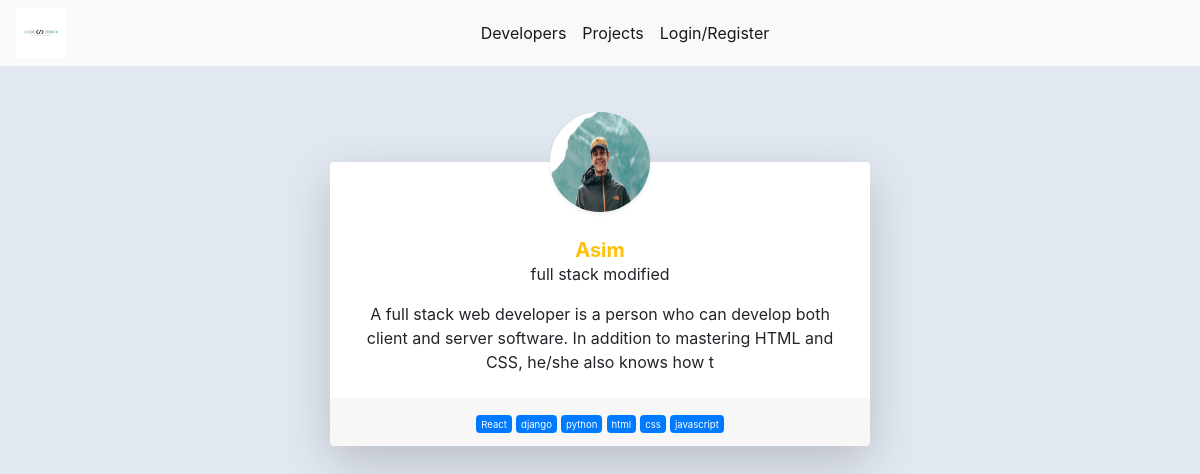
The app's page /, older data.
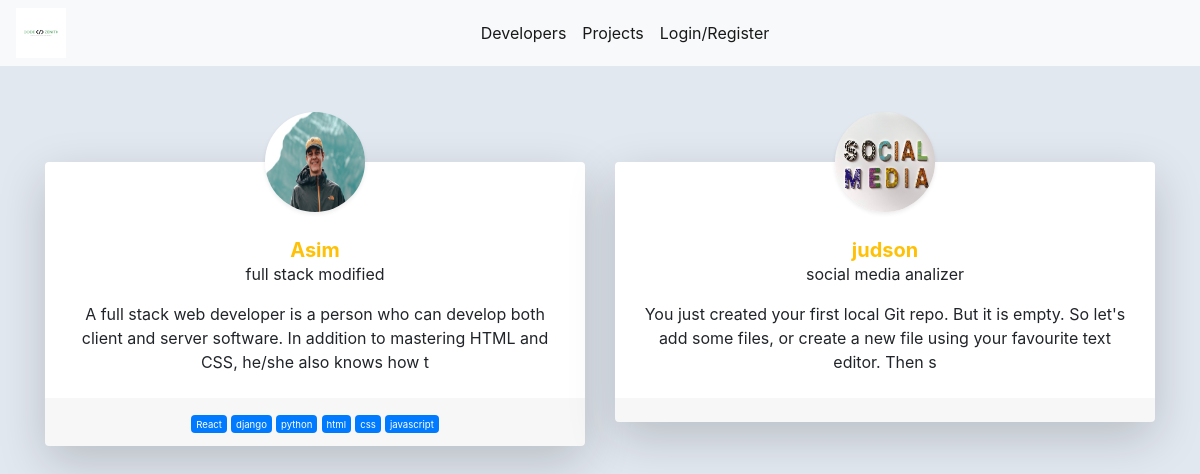
The same page, newer data.
### users/models.py (models this page shows, shortened)
class Profile(models.Model):
    user = models.OneToOneField(User, on_delete=models.CASCADE, null=True, blank=True)
    name = models.CharField(max_length=200, blank=True, null=True)
    email = models.EmailField(max_length=500, blank=True, null=True)
    username = models.CharField(max_length=200, blank=True, null=True)
    location = models.CharField(max_length=200, blank=True, null=True)
    short_intro = models.CharField(max_length=200, blank=True, null=True)
    bio = models.TextField(blank=True, null=True)
    profile_image = models.ImageField(null=True, blank=True, upload_to='profiles/', default="profiles/user-default.png")
    social_github = models.CharField(max_length=200, blank=True, null=True)
    social_twitter = models.CharField(max_length=200, blank=True, null=True)
    social_linkedin = models.CharField(max_length=200, blank=True, null=True)
    social_youtube = models.CharField(max_length=200, blank=True, null=True)
    social_website = models.CharField(max_length=200, blank=True, null=True)
    created = models.DateTimeField(auto_now_add=True)
    id = models.UUIDField(default=uuid.uuid4, unique=True,primary_key=True, editable=False)
    class Meta:
        ordering = ['created']

class Skill(models.Model):
    owner = models.ForeignKey(Profile, on_delete=models.CASCADE, null=True, blank=True)
    name = models.CharField(max_length=200, blank=True, null=True)
    description = models.TextField(null=True, blank=True)
    created = models.DateTimeField(auto_now_add=True)
    id = models.UUIDField(default=uuid.uuid4, unique=True,primary_key=True, editable=False)
    def __str__(self):
        return str(self.name)

### users/views.py (the view)
# urls.py: path('',views.profile,name="profile"),
def profile(request):
    profiles=Profile.objects.all()
    context={'profiles':profiles}
    return render(request,"users/profiles.html",context)

### users/templates/users/profiles.html (shortened to what this page needs)
{% extends 'main.html' %}
{% load static %}
{% block content %}
  <section class="team-section py-5">
    <div class="container">
	    <div class="row justify-content-center">
        {% for profile in profiles %}
		    <div class="col-12 col-md-6">
			    <div class="card border-0 shadow-lg pt-5 my-5 position-relative">
				    <div class="card-body p-4">
					    <div class="member-profile position-absolute w-100 text-center">
					      <a href="{% url 'user_profile' profile.id %}">
                  <img class="rounded-circle mx-auto d-inline-block shadow-sm" src="{{profile.profile_image.url}}" alt="">
                </a>
				        </div>
					    <div class="card-text pt-1">
						    <h5 class="member-name mb-0 text-center text-warning font-weight-bold">{{profile.name}}</h5>
						    <div class="mb-3 text-center">{{profile.short_intro}}</div>
						    <div>{{profile.bio|slice:"150"}}</div>
					    </div>
				    </div>
				    <div class="card-footer theme-bg-primary border-0 text-center">
              {% for skill  in profile.skill_set.all %}
                <span class="badge bg-primary">
                  <small>{{skill}}</small>
                </span>
                {% endfor %}
				    </div>
			    </div>
		    </div>
    {% endfor %}
    </div>
</section>
{% endblock content %}

Row changes from the older to the newer data that the page shows:
added Profile: profile_image (picture), name "judson", short_intro "social media analizer", bio "You just created your first local Git repo. But it is empty. So let's add some files, or create a new file using your favourite text editor. Then s"
